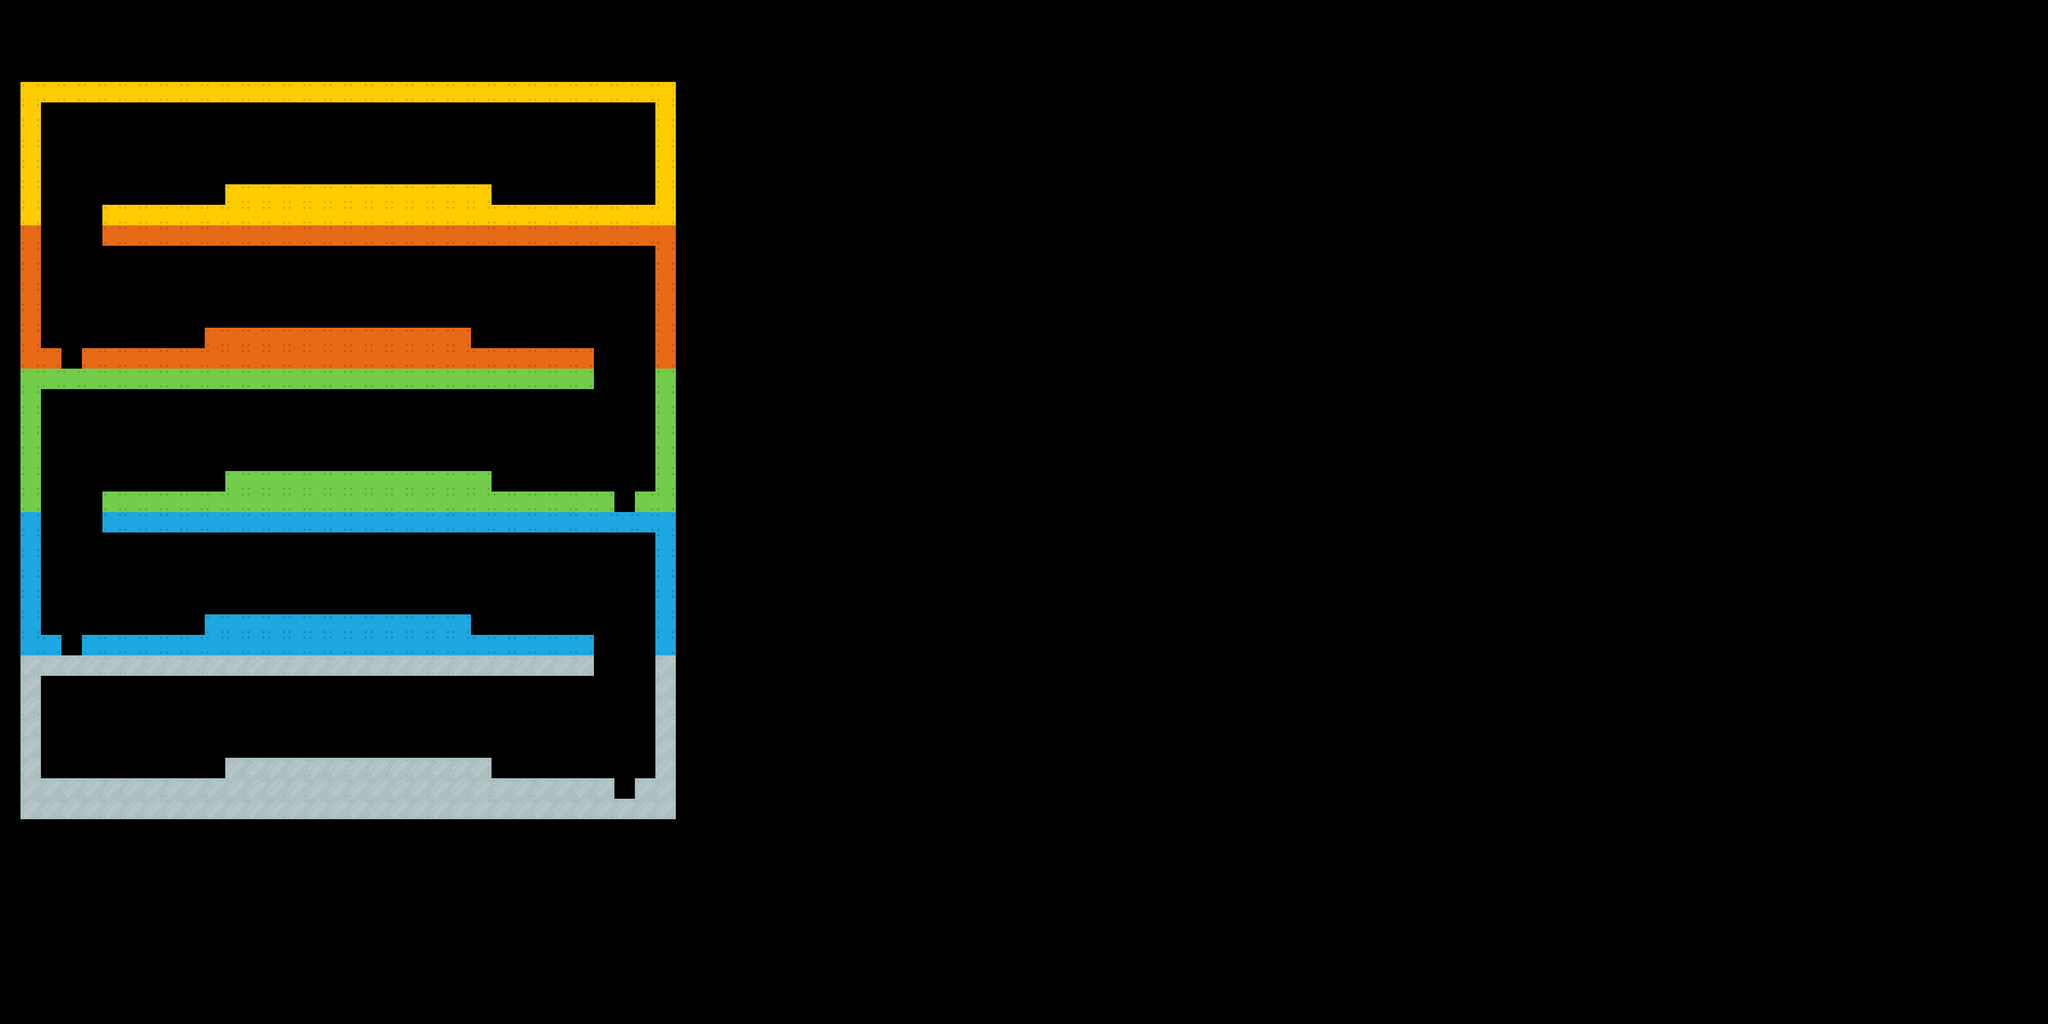

This is a level from a 2D game, rendered from its Tiled map with the project's own tilesets. A one-line summary and the map file follow, with tile-layer data summarised:
An orthogonal 100x50 tile map with 70x70 px tiles, 2 tile layers (Terrain, Spring Bases), 2 tilesets and 118 objects.

<map version="1.0" orientation="orthogonal" renderorder="right-down" width="100" height="50" tilewidth="70" tileheight="70" nextobjectid="281">
 <tileset firstgid="1" source="../Tile Sets/Building Blocks.tsx" />
 <tileset firstgid="82" source="../Tile Sets/Game Objects.tsx" />
 <objectgroup name="Colliders">
  <object id="121" x="0" y="0" width="7000" height="70">
   <properties>
    <property name="object" value="map_border" />
   </properties>
  </object>
  <object id="122" x="-70" y="3430" width="7000" height="70">
   <properties>
    <property name="deadly" value="true" />
    <property name="object" value="map_border" />
   </properties>
  </object>
  <object id="123" x="0" y="70" width="70" height="3360">
   <properties>
    <property name="object" value="map_border" />
   </properties>
  </object>
  <object id="124" x="6930" y="70" width="70" height="3360">
   <properties>
    <property name="object" value="map_border" />
   </properties>
  </object>
 </objectgroup>
 <layer name="Terrain" width="100" height="50">
  <data>[5000 cells, 439 non-empty, 5 distinct tile ids]</data>
 </layer>
 <objectgroup name="Checkpoints &amp; Goals">
  <object id="125" gid="129" x="2100" y="700" />
  <object id="126" gid="127" x="1890" y="1190" />
  <object id="127" gid="127" x="1890" y="2170" />
  <object id="128" gid="128" x="420" y="1680" />
  <object id="129" gid="128" x="420" y="700" />
 </objectgroup>
 <objectgroup name="Spikes">
  <object id="165" gid="126" x="560" y="2660" />
  <object id="166" gid="126" x="630" y="2660" />
  <object id="167" gid="126" x="700" y="2660" />
  <object id="168" gid="126" x="1540" y="2590" />
  <object id="169" gid="126" x="1470" y="2590" />
  <object id="170" gid="126" x="1610" y="2590" />
  <object id="171" gid="126" x="770" y="2590" />
  <object id="172" gid="126" x="840" y="2590" />
  <object id="174" gid="126" x="980" y="2590" />
  <object id="175" gid="126" x="1050" y="2590" />
  <object id="176" gid="126" x="1120" y="2590" />
  <object id="177" gid="126" x="1190" y="2590" />
  <object id="178" gid="126" x="1260" y="2590" />
  <object id="179" gid="126" x="1330" y="2590" />
  <object id="180" gid="126" x="1400" y="2590" />
  <object id="184" gid="126" x="1680" y="2660" />
  <object id="185" gid="126" x="1750" y="2660" />
  <object id="188" gid="126" x="910" y="2590" />
  <object id="189" gid="126" x="1750" y="2170" />
  <object id="190" gid="126" x="1680" y="2170" />
  <object id="191" gid="126" x="1610" y="2170" />
  <object id="192" gid="126" x="1540" y="2100" />
  <object id="193" gid="126" x="1470" y="2100" />
  <object id="194" gid="126" x="1400" y="2100" />
  <object id="195" gid="126" x="1330" y="2100" />
  <object id="196" gid="126" x="1260" y="2100" />
  <object id="197" gid="126" x="1190" y="2100" />
  <object id="198" gid="126" x="1120" y="2100" />
  <object id="199" gid="126" x="1050" y="2100" />
  <object id="200" gid="126" x="980" y="2100" />
  <object id="201" gid="126" x="910" y="2100" />
  <object id="202" gid="126" x="840" y="2100" />
  <object id="203" gid="126" x="770" y="2100" />
  <object id="204" gid="126" x="700" y="2100" />
  <object id="205" gid="126" x="630" y="2170" />
  <object id="206" gid="126" x="560" y="2170" />
  <object id="207" gid="126" x="490" y="2170" />
  <object id="208" gid="126" x="420" y="2170" />
  <object id="209" gid="126" x="350" y="2170" />
  <object id="210" gid="126" x="1960" y="1680" />
  <object id="211" gid="126" x="1890" y="1680" />
  <object id="212" gid="126" x="1820" y="1680" />
  <object id="213" gid="126" x="1750" y="1680" />
  <object id="214" gid="126" x="1680" y="1680" />
  <object id="215" gid="126" x="560" y="1680" />
  <object id="216" gid="126" x="630" y="1680" />
  <object id="217" gid="126" x="700" y="1680" />
  <object id="218" gid="126" x="770" y="1610" />
  <object id="219" gid="126" x="840" y="1610" />
  <object id="220" gid="126" x="910" y="1610" />
  <object id="221" gid="126" x="980" y="1610" />
  <object id="222" gid="126" x="1050" y="1610" />
  <object id="223" gid="126" x="1120" y="1610" />
  <object id="224" gid="126" x="1190" y="1610" />
  <object id="225" gid="126" x="1260" y="1610" />
  <object id="226" gid="126" x="1330" y="1610" />
  <object id="227" gid="126" x="1400" y="1610" />
  <object id="228" gid="126" x="1470" y="1610" />
  <object id="229" gid="126" x="1540" y="1610" />
  <object id="230" gid="126" x="1610" y="1610" />
  <object id="231" gid="126" x="1540" y="1120" />
  <object id="232" gid="126" x="700" y="1120" />
  <object id="233" gid="126" x="630" y="1190" />
  <object id="234" gid="126" x="560" y="1190" />
  <object id="235" gid="126" x="490" y="1190" />
  <object id="236" gid="126" x="350" y="1190" />
  <object id="237" gid="126" x="420" y="1190" />
  <object id="243" gid="126" x="1050" y="1120" />
  <object id="244" gid="126" x="1120" y="1120" />
  <object id="245" gid="126" x="1190" y="1120" />
  <object id="246" gid="126" x="1260" y="1120" />
  <object id="247" gid="126" x="1330" y="1120" />
  <object id="248" gid="126" x="1400" y="1120" />
  <object id="249" gid="126" x="1470" y="1120" />
  <object id="250" gid="126" x="980" y="1120" />
  <object id="251" gid="126" x="910" y="1120" />
  <object id="252" gid="126" x="840" y="1120" />
  <object id="253" gid="126" x="770" y="1120" />
  <object id="254" gid="126" x="1610" y="1190" />
  <object id="255" gid="126" x="1680" y="1190" />
  <object id="256" gid="126" x="1750" y="1190" />
  <object id="257" gid="126" x="1960" y="700" />
  <object id="258" gid="126" x="1890" y="700" />
  <object id="259" gid="126" x="1820" y="700" />
  <object id="260" gid="126" x="1750" y="700" />
  <object id="261" gid="126" x="1680" y="700" />
  <object id="262" gid="126" x="560" y="700" />
  <object id="263" gid="126" x="630" y="700" />
  <object id="264" gid="126" x="700" y="700" />
  <object id="265" gid="126" x="770" y="630" />
  <object id="266" gid="126" x="840" y="630" />
  <object id="267" gid="126" x="910" y="630" />
  <object id="268" gid="126" x="980" y="630" />
  <object id="269" gid="126" x="1050" y="630" />
  <object id="270" gid="126" x="1120" y="630" />
  <object id="271" gid="126" x="1190" y="630" />
  <object id="272" gid="126" x="1260" y="630" />
  <object id="273" gid="126" x="1330" y="630" />
  <object id="274" gid="126" x="1400" y="630" />
  <object id="275" gid="126" x="1470" y="630" />
  <object id="276" gid="126" x="1540" y="630" />
  <object id="277" gid="126" x="1610" y="630" />
  <object id="278" gid="126" x="1960" y="2660" />
  <object id="279" gid="126" x="1890" y="2660" />
  <object id="280" gid="126" x="1820" y="2660" />
 </objectgroup>
 <layer name="Spring Bases" width="100" height="50">
  <data>[5000 cells, 0 non-empty, 0 distinct tile ids]</data>
 </layer>
 <objectgroup name="Springs">
  <object id="140" gid="103" x="2100" y="2730" />
  <object id="141" gid="103" x="2100" y="1750" />
  <object id="142" gid="103" x="210" y="1260" />
  <object id="143" gid="103" x="210" y="2240" />
 </objectgroup>
 <objectgroup name="Dash Rings" />
 <objectgroup name="Dash Panels" />
</map>
